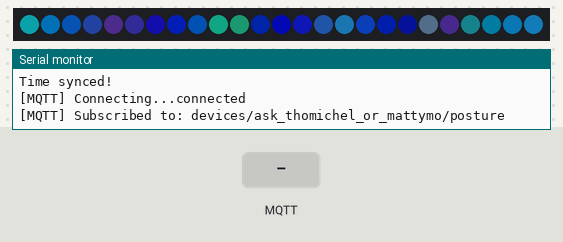
Bench run of a program on a simulated ESP8266 (NodeMCU). Parts: 25 RGB LEDs in strip order, left to right, the last lines printed to the serial monitor. The test bench sets the inputs (shaded band). Dim RGB values are drawn brighter than linear; WiFi joins after 1.5 s; servers stay silent unless stated; the local clock reads 2024-03-15 10:24:30 at power-on unless the program sets it; no MQTT or app messages arrive unless stated.

Above: at 3.2 s.
3.3 s: MQTT message "good" arrives on the first subscribed topic
At 3.71 s:
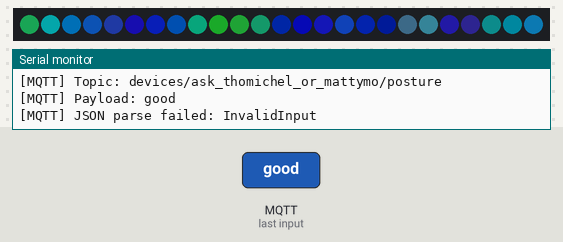
5.9 s: MQTT message "slouching" arrives on the first subscribed topic
At 7.01 s:
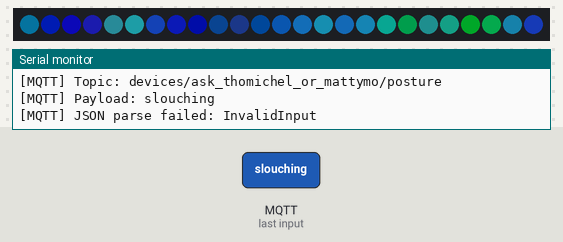
8.9 s: MQTT message "leaning_left" arrives on the first subscribed topic
At 9.11 s:
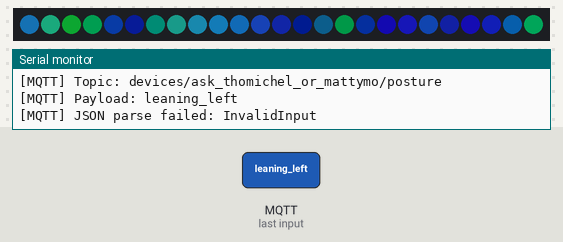
11.9 s: MQTT message "leaning_right" arrives on the first subscribed topic
At 13.32 s:
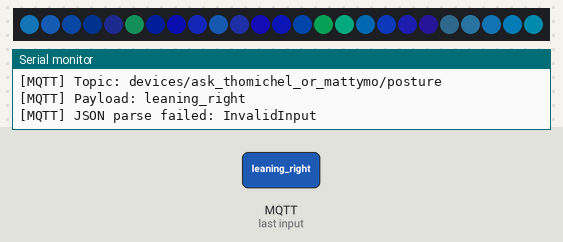
14.9 s: MQTT message "mega_slouching" arrives on the first subscribed topic
At 17.23 s:
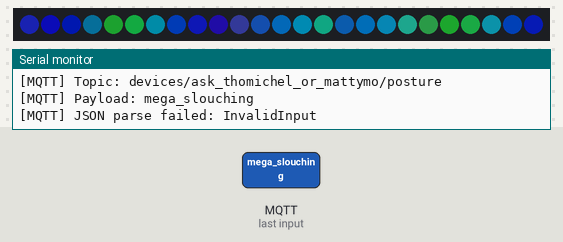
17.9 s: MQTT message "1" arrives on the first subscribed topic
At 18.43 s:
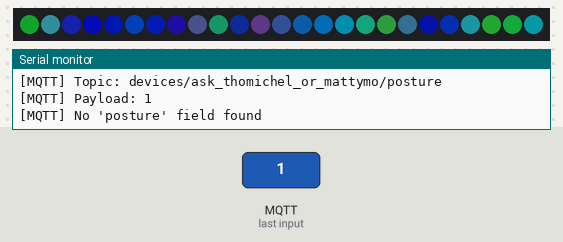

Measured:
- after the input at 14.9 s, the LEDs: first differ from a run without the input after 2.2 s (image 5)

The program:

main.cpp
```cpp
#include <Arduino.h>
#include <ESP8266WiFi.h>
#include "led/led.hpp"
#include "mqtt/mqtt.hpp"

static uint32_t lastFrameMs = 0;
static const uint16_t frameIntervalMs = 20;  // ~50 FPS

void setup() {
  Serial.begin(115200);
  delay(500);

  FastLED.addLeds<LED_TYPE, LED_PIN, COLOR_ORDER>(leds, NUM_LEDS);
  FastLED.setBrightness(BRIGHTNESS);
  FastLED.clear(true);
  setTransition(0);

  connectWiFi();
  initMQTT();
  client.setBufferSize(512);
}

void loop() {
  uint32_t now = millis();

  if (WiFi.status() != WL_CONNECTED) connectWiFi();
  if (!client.connected())           connectMQTT();

  if (now - lastFrameMs >= frameIntervalMs) {
    lastFrameMs = now;
    renderGrid();
  }

  client.loop();
  updateTransition();
}
```

secrets_example.hpp
```cpp
/**
 * REPLACE THE NAME OF THIS FILE WITH secrets.hpp and fill in all of the ask fields
 */


#pragma once
#include <Arduino.h>

static constexpr char WIFI_SSID[]     = "RedRover";
static constexpr char WIFI_PASSWORD[] = "";

static constexpr char MQTT_BROKER[]   = "pp.mattymo.dev";
static constexpr uint16_t MQTT_PORT   = 8883;

static constexpr char MQTT_USER[]     = "ask_thomichel_or_mattymo";
static constexpr char MQTT_PASS[]     = "ask_thomichel_or_mattymo";

static const char *ROOT_CA PROGMEM = R"EOF(-----BEGIN CERTIFICATE-----
ask_thomichel_or_mattymo
-----END CERTIFICATE-----)EOF";

static constexpr char MQTT_CLIENT_ID[] = "posture_lamp";
static constexpr char MQTT_SUB_TOPIC[] = "devices/ask_thomichel_or_mattymo/posture";
```

led.cpp
```cpp
#include "led.hpp"

CRGB leds[NUM_LEDS];

static float moodMix       = 0.0f;
static float targetMoodMix = 0.0f;

static const uint8_t gridToIndex[5][5] = {
  {4,5,14,15,24},
  {3,6,13,16,23},
  {2,7,12,17,22},
  {1,8,11,18,21},
  {0,9,10,19,20},
};

// -----------------------------------------------
// Helpers
// -----------------------------------------------
static float clamp01(float x) {
  if (x < 0.0f) return 0.0f;
  if (x > 1.0f) return 1.0f;
  return x;
}

static CRGB lerpColor(const CRGB& a, const CRGB& b, float t) {
  t = clamp01(t);
  uint8_t r  = a.r + (int)((b.r - a.r) * t);
  uint8_t g  = a.g + (int)((b.g - a.g) * t);
  uint8_t bl = a.b + (int)((b.b - a.b) * t);
  return CRGB(r, g, bl);
}

// -----------------------------------------------
// Color generators
// -----------------------------------------------
static CRGB naturalColorAt(uint8_t row, uint8_t col, uint32_t ms) {
  uint8_t t1 = (ms / 14);
  uint8_t t2 = (ms / 21);
  uint8_t t3 = (ms / 17);

  uint8_t waveA = sin8(t1 + row * 40 + col * 25);
  uint8_t waveB = sin8(t2 + row * 30 - col * 35 + 64);
  uint8_t waveC = sin8(t3 + row * 50 + col * 10 + 128);

  uint8_t blue  = scale8(waveA, 180) + 30;
  uint8_t green = scale8(waveB, 130) + 10;
  uint8_t red   = scale8(waveC, 25);

  CRGB c(red, green, blue);
  c.nscale8_video(220);
  return c;
}

static CRGB alertColorAt(uint8_t row, uint8_t col, uint32_t ms) {
  uint8_t t1 = (ms / 18);
  uint8_t t2 = (ms / 24);

  uint8_t glow1 = sin8(t1 + row * 35 + col * 20);
  uint8_t glow2 = sin8(t2 + row * 18 - col * 28 + 90);

  uint8_t red   = scale8(glow1, 160) + 50;
  uint8_t green = scale8(glow2, 70);
  uint8_t blue  = scale8(glow2, 8);

  CRGB c(red, green / 2, blue);
  c.nscale8_video(180);
  return c;
}

// -----------------------------------------------
// Public API
// -----------------------------------------------
void addTransition(float delta) {
  targetMoodMix = clamp01(targetMoodMix + delta);
}

void setTransition(float value) {
  targetMoodMix = clamp01(value);
}

void updateTransition() {
  const float followRate = 0.00004f;

  float error = targetMoodMix - moodMix;
  moodMix += error * followRate;

  if (fabs(error) < 0.001f) {
    moodMix = targetMoodMix;
  }
}

void renderGrid() {
  uint32_t ms = millis();

  for (uint8_t row = 0; row < 5; row++) {
    for (uint8_t col = 0; col < 5; col++) {
      uint8_t idx = gridToIndex[row][col];

      CRGB natural = naturalColorAt(row, col, ms);
      CRGB alert   = alertColorAt(row, col, ms);

      leds[idx] = lerpColor(natural, alert, moodMix);
    }
  }

  FastLED.show();
}
```

led.hpp
```cpp
#pragma once

#include <FastLED.h>

#define LED_PIN     13
#define NUM_LEDS    25
#define LED_TYPE    WS2812B
#define COLOR_ORDER GRB
#define BRIGHTNESS  96

extern CRGB leds[NUM_LEDS];

void addTransition(float delta);
void setTransition(float value);
void updateTransition();
void renderGrid();
```

mqtt.cpp
```cpp
#include "mqtt.hpp"
#include "led/led.hpp"
#include "secrets.hpp"

#include <ESP8266WiFi.h>
#include <WiFiClientSecure.h>
#include <ArduinoJson.h>

static WiFiClientSecure espClient;
PubSubClient client(espClient);

static BearSSL::X509List cert(ROOT_CA);

// -----------------------------------------------
// Callback
// -----------------------------------------------
void mqttCallback(char* topic, byte* payload, unsigned int length) {
  char message[length + 1];
  for (unsigned int i = 0; i < length; i++) {
    message[i] = (char)payload[i];
  }
  message[length] = '\0';

  Serial.print("[MQTT] Topic: ");
  Serial.println(topic);
  Serial.print("[MQTT] Payload: ");
  Serial.println(message);

  StaticJsonDocument<512> doc;
  DeserializationError error = deserializeJson(doc, message);

  if (error) {
    Serial.print("[MQTT] JSON parse failed: ");
    Serial.println(error.c_str());
    return;
  }

  if (!doc.containsKey("posture")) {
    Serial.println("[MQTT] No 'posture' field found");
    return;
  }

  const char* posture = doc["posture"];
  if (posture == nullptr) {
    Serial.println("[MQTT] posture field is null");
    return;
  }

  if (strcmp(posture, "good") == 0) {
    addTransition(-0.20f);
    Serial.println("[LED] posture=good_posture -> slightly toward natural");
  }
  else if (strcmp(posture, "slouching") == 0) {
    addTransition(+0.10f);
    Serial.println("[LED] posture=slouching -> shifting toward alert");
  }
  else if (strcmp(posture, "leaning_left") == 0 || strcmp(posture, "leaning_right") == 0) {
    addTransition(+0.10f);
    Serial.println("[LED] posture=left/right -> more alert");
  }
  else if (strcmp(posture, "mega_slouching") == 0) {
    addTransition(+0.35f);
    Serial.println("[LED] posture=mega_slouching -> strongly alert");
  }
  else {
    addTransition(-0.05f);
    Serial.print("[LED] Unknown posture: ");
    Serial.println(posture);
  }
}

// -----------------------------------------------
// Wi-Fi
// -----------------------------------------------
void connectWiFi() {
  Serial.println();
  Serial.print("[WIFI] Connecting to ");
  Serial.println(WIFI_SSID);

  WiFi.mode(WIFI_STA);
  WiFi.begin(WIFI_SSID, WIFI_PASSWORD);

  while (WiFi.status() != WL_CONNECTED) {
    delay(500);
    Serial.print(".");
  }

  Serial.println();
  Serial.println("[WIFI] Connected");
  Serial.print("[WIFI] IP address: ");
  Serial.println(WiFi.localIP());
}

// -----------------------------------------------
// MQTT connect/reconnect
// -----------------------------------------------
void connectMQTT() {
  while (!client.connected()) {
    Serial.print("[MQTT] Connecting...");

    bool ok;
    if (MQTT_USER[0] == '\0') {
      ok = client.connect(MQTT_CLIENT_ID);
    } else {
      ok = client.connect(MQTT_CLIENT_ID, MQTT_USER, MQTT_PASS);
    }

    if (ok) {
      Serial.println("connected");

      bool subOk = client.subscribe(MQTT_SUB_TOPIC);
      if (subOk) {
        Serial.print("[MQTT] Subscribed to: ");
        Serial.println(MQTT_SUB_TOPIC);
      } else {
        Serial.println("[MQTT] Subscribe failed");
      }
    } else {
      Serial.print("failed, rc=");
      Serial.print(client.state());
      Serial.println(" retrying in 3 seconds...");
      delay(3000);
    }
  }
}

// -----------------------------------------------
// One-time TLS + broker setup (call from setup())
// -----------------------------------------------
void initMQTT() {
  espClient.setTrustAnchors(&cert);

  configTime(0, 0, "pool.ntp.org", "time.nist.gov");
  Serial.print("Syncing time");
  time_t now = time(nullptr);
  while (now < 8 * 3600 * 2) {
    delay(500);
    Serial.print(".");
    now = time(nullptr);
  }
  Serial.println("\nTime synced!");

  client.setServer(MQTT_BROKER, MQTT_PORT);
  client.setCallback(mqttCallback);
}
```

mqtt.hpp
```cpp
#pragma once

#include <PubSubClient.h>

void connectWiFi();
void connectMQTT();
void mqttCallback(char* topic, byte* payload, unsigned int length);
void initMQTT();

extern PubSubClient client;
```
